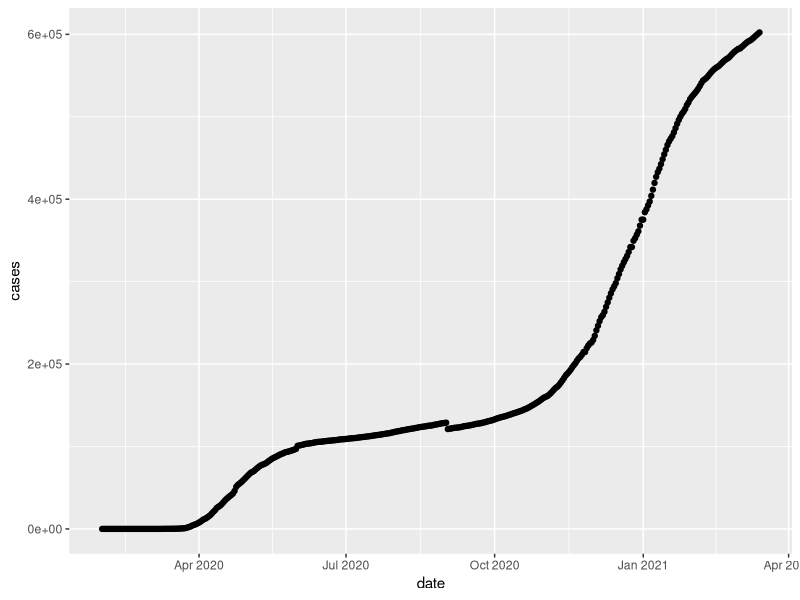
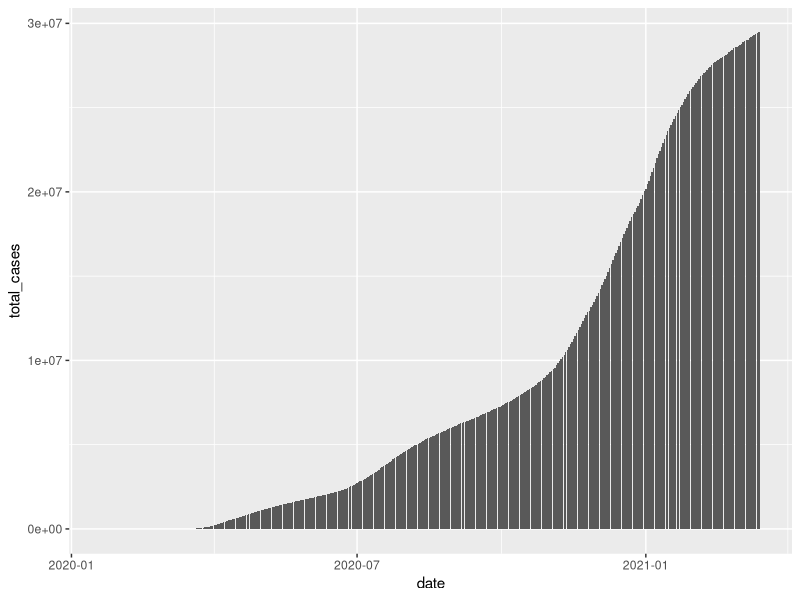
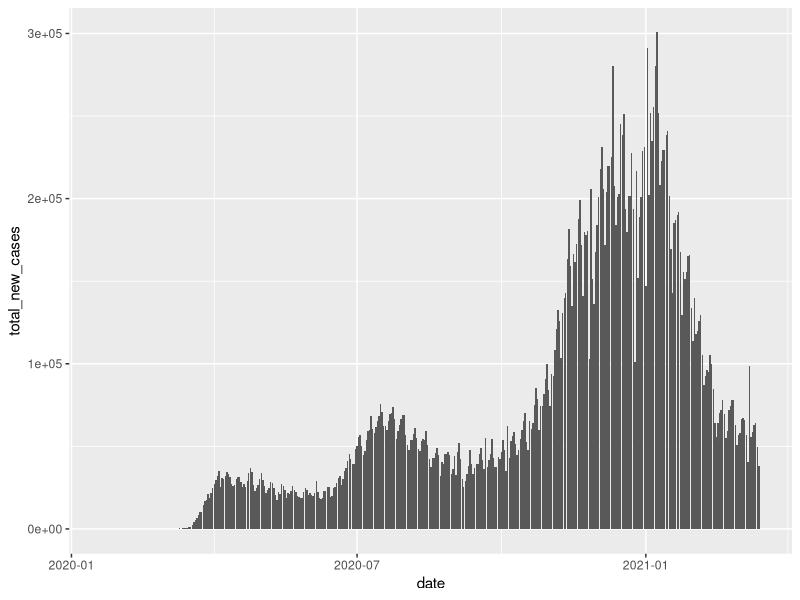
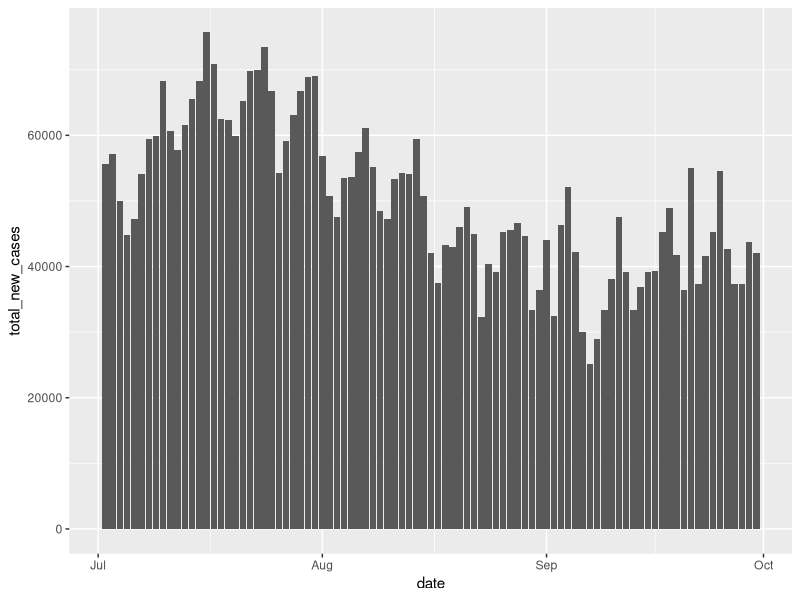
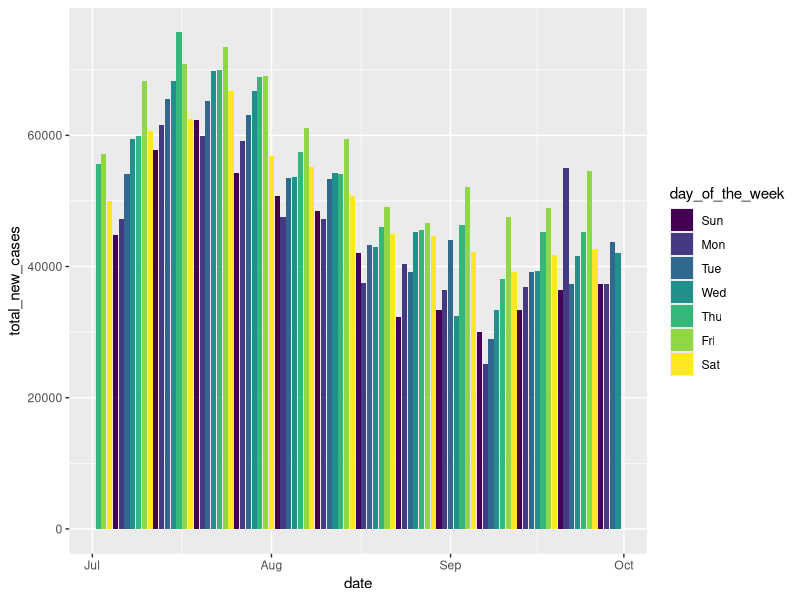
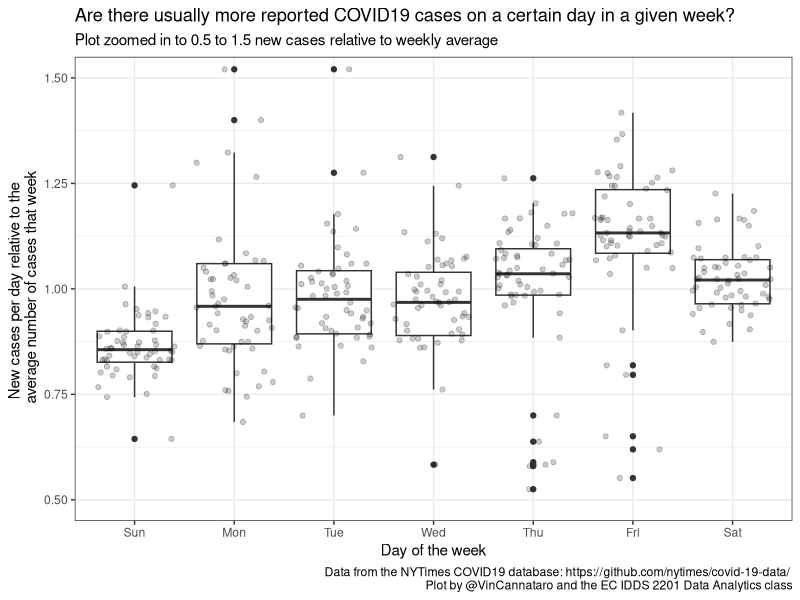

The R source for these figures, in order:
## ---- chunk 1
library(tidyverse)
## ---- chunk 2
COVID_data <- read_csv(file = "data/us-states.csv")
## ---- chunk 3
COVID_data
## ---- chunk 4
dim(COVID_data)
## ---- chunk 5
head(COVID_data)
## ---- chunk 6
tail(COVID_data)
## ---- chunk 7
COVID_data %>%
  filter(state == "Massachusetts") %>%
  ggplot() + 
  geom_point(aes(x=date, y=cases))
## ---- chunk 8
COVID_data %>%
  group_by(date) %>%
  summarize(total_cases = sum(cases)) %>%
  ggplot() + 
  geom_col(aes(x=date,y=total_cases))
## ---- chunk 9

COVID_data <- COVID_data %>%
  group_by(state) %>%
  # subtract cases from previous cases from this state
  mutate(new_cases = cases - lag(cases, default = 0)) %>% 
  ungroup() 

## ---- chunk 10
COVID_data %>%
  group_by(date) %>%
  summarize(total_new_cases = sum(new_cases)) %>%
  ggplot() + 
  geom_col(aes(x = date, y = total_new_cases))
## ---- chunk 11
COVID_data %>%
  group_by(date) %>%
  summarize(total_new_cases = sum(new_cases)) %>%
  filter(date > "2020-07-01",
         date < "2020-10-01") %>%
  ggplot() + 
  geom_col(aes(x = date, y = total_new_cases))
## ---- chunk 12
COVID_data %>%
  group_by(date) %>%
  summarize(total_new_cases = sum(new_cases)) %>%
  mutate(day_of_the_week = lubridate::wday(date, label = TRUE)) %>%
  filter(date > "2020-07-01",
         date < "2020-10-01") %>%
  ggplot() + 
  geom_col(aes(x = date, y = total_new_cases, fill=day_of_the_week))
## ---- chunk 13
COVID_data <- COVID_data %>%
  group_by(date) %>%
  summarize(total_new_cases = sum(new_cases)) %>%
  mutate(day_of_the_week = lubridate::wday(date, label = TRUE))
## ---- chunk 14
COVID_data %>%
  mutate(week_index = paste(lubridate::year(date), "-", lubridate::week(date))) %>%
  group_by(week_index) %>%
  mutate(week_avg = mean(total_new_cases)) %>%
  mutate(relative_cases_per_week = total_new_cases / week_avg) %>%
  ungroup() -> COVID_data
## ---- chunk 15
COVID_data %>%
  ggplot(aes(x=day_of_the_week, y= relative_cases_per_week)) +
  geom_boxplot() + 
  geom_jitter(alpha=0.2) + 
  coord_cartesian(ylim=c(0.5,1.5)) + 
  labs(y = "New cases per day relative to the \n average number of cases that week",
       x = "Day of the week",
       title = "Are there usually more reported COVID19 cases on a certain day in a given week?",
       subtitle = "Plot zoomed in to 0.5 to 1.5 new cases relative to weekly average",
       caption = "Data from the NYTimes COVID19 database: https://github.com/nytimes/covid-19-data/ 
       Plot by @VinCannataro and the EC IDDS 2201 Data Analytics class") + 
  theme_bw() 
